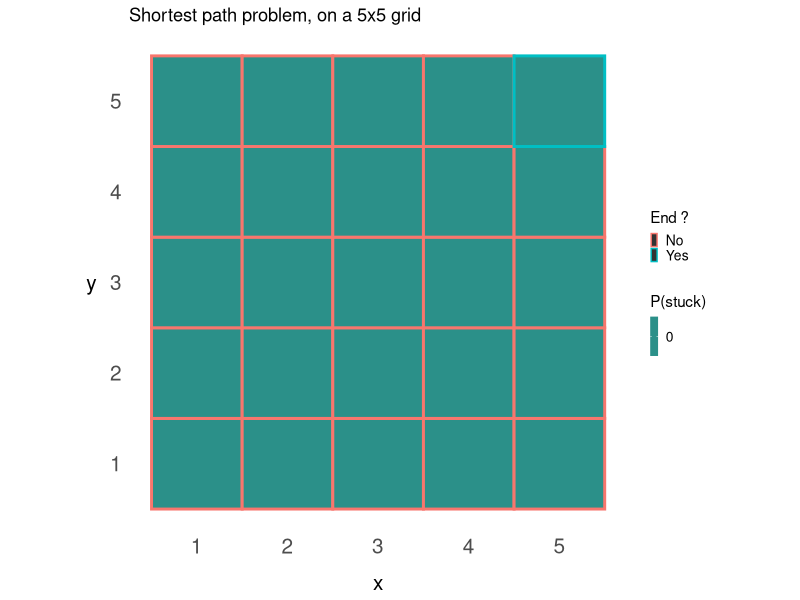

Generate this figure with R:
# # # Shortest Path Problem on a grid --------------------

# # # Start code

# # # Libraries & functions ------------------------------

# load tidyverse library
# useful here mostly for dplyr/ggplot pkgs
library(tidyverse)

# generate state environment for SPP
# only one terminal state
# potentially some states don't allow you to move
spp_grid <- function(nx, ny, p=0, seed=1234){
  set.seed(seed) # note that if p=0, this changes nothing
  expand.grid(x=1:nx, y=1:ny) %>%
    mutate(p_stuck = case_when(p<1e-3 ~ 0, TRUE ~ rbeta(n=n(), shape1=1, shape2=1/p-1))) %>%
    mutate(is_terminal = (x==nx & y==ny)) %>%
    mutate(reward = -1*(!is_terminal))
}

# get indices over grid (1:nx)x(1:ny) which are adjacent
# directly to position (ix, iy)
# note: a small utilities function which could be helpful for the 
#       implementation but not required
get_adjacent_indices <- function(nx, ny, ix, iy){
  l = list()
  if(ix>1){  l[["left"]] = c(ix-1, iy) }
  if(ix<nx){ l[["right"]] = c(ix+1, iy) }
  if(iy>1){  l[["top"]] = c(ix, iy-1) }
  if(iy<ny){ l[["down"]] = c(ix, iy+1) }
  return(l)
}

# # # Minimal example ----------------------------------------

# generate 5x5 grid
# > note, if you change arg p to 0.1, you will have a grid 
#   with in average 10% risk of getting stuck on a cell
df <- spp_grid(nx=5, ny=5, p=0)

# check out the generated grid
df %>% glimpse()
df %>% head()

# nice plot of the grid 
ggplot(df) + 
  geom_tile(aes(x=x, y=y, fill=p_stuck, col=ifelse(is_terminal, "Yes", "No")), lwd=1) + 
  coord_equal() +
  scale_fill_viridis_c() +
  theme_minimal(base_line_size = 0) +
  theme(legend.position = 'right',
        legend.key.size = unit(0.2, "cm"),
        legend.text = element_text(size = 10),
        axis.text = element_text(size=15),
        axis.title.y = element_text(size=15, margin=margin(r=10, t=10, b=0, l=0), angle=0, vjust=1/2), 
        axis.title.x = element_text(size=15, margin=margin(r=10, t=10, b=0, l=0), angle=0, vjust=1/2)) +
  labs(title = "Shortest path problem, on a 5x5 grid",
       col = "End ?",
       fill = "P(stuck)")

# note: when you will have found which best action is to take on each
# cell, just display it directly on the graph, "Top", "Down", "Left", "Right"
